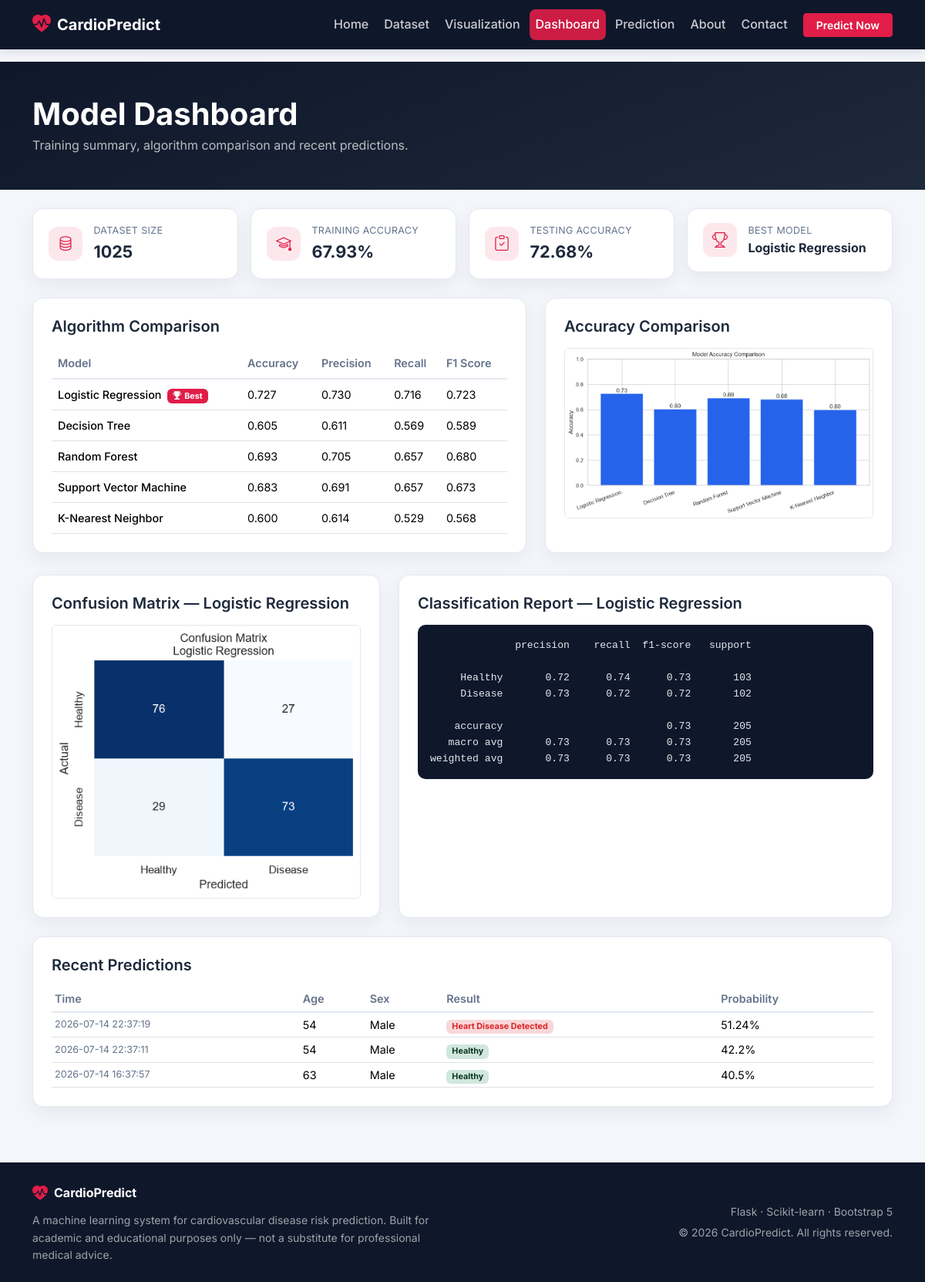
/dashboard, run on the app's committed database.
### tables this page shows
CREATE TABLE predictions (
                id INTEGER PRIMARY KEY AUTOINCREMENT,
                created_at TEXT,
                age INTEGER, sex INTEGER, cp INTEGER, trestbps INTEGER,
                chol INTEGER, fbs INTEGER, restecg INTEGER, thalach INTEGER,
                exang INTEGER, oldpeak REAL, slope INTEGER, ca INTEGER,
                thal INTEGER, result TEXT, probability REAL
        );

### app.py (the view)
@app.route("/dashboard")
def dashboard():
    metrics = load_metrics()
    return render_template(
        "dashboard.html",
        metrics=metrics,
        predictions=recent_predictions(),
    )

### app.py (called while the page is built)
def load_metrics():
    if os.path.exists(METRICS_PATH):
        with open(METRICS_PATH, "r") as f:
            return json.load(f)
    return None

def recent_predictions(limit=8):
    conn = sqlite3.connect(DB_PATH)
    conn.row_factory = sqlite3.Row
    cur = conn.cursor()
    cur.execute("SELECT * FROM predictions ORDER BY id DESC LIMIT ?", (limit,))
    rows = [dict(r) for r in cur.fetchall()]
    conn.close()
    return rows

### templates/dashboard.html (shortened to what this page needs)
{% extends "base.html" %}
{% block content %}
<section class="page-header">
  <div class="container">
    <h1 class="fw-bold mb-1">Model Dashboard</h1>
    <p class="text-muted-2 mb-0">Training summary, algorithm comparison and recent predictions.</p>
  </div>
</section>
<section class="container py-4">
  {% if not metrics %}
    <div class="panel text-center py-5">
      <i class="bi bi-exclamation-circle display-4 text-brand"></i>
      <h5 class="fw-semibold mt-3">No trained models found</h5>
      <p class="text-muted-2 mb-0">Run <code>python train_model.py</code> to train the models and populate the dashboard.</p>
    </div>
  {% else %}
    <div class="row g-3 mb-4">
      <div class="col-6 col-lg-3">
        <div class="stat-card">
          <span class="stat-card-icon"><i class="bi bi-database"></i></span>
          <div><p class="mini-label mb-0">Dataset Size</p><p class="stat-card-value">{{ metrics.dataset_size }}</p></div>
        </div>
      </div>
      <div class="col-6 col-lg-3">
        <div class="stat-card">
          <span class="stat-card-icon"><i class="bi bi-mortarboard"></i></span>
          <div><p class="mini-label mb-0">Training Accuracy</p><p class="stat-card-value">{{ '%.2f'|format(metrics.best_train_accuracy * 100) }}%</p></div>
        </div>
      </div>
      <div class="col-6 col-lg-3">
        <div class="stat-card">
          <span class="stat-card-icon"><i class="bi bi-clipboard-check"></i></span>
          <div><p class="mini-label mb-0">Testing Accuracy</p><p class="stat-card-value">{{ '%.2f'|format(metrics.best_test_accuracy * 100) }}%</p></div>
        </div>
      </div>
      <div class="col-6 col-lg-3">
        <div class="stat-card">
          <span class="stat-card-icon"><i class="bi bi-trophy"></i></span>
          <div><p class="mini-label mb-0">Best Model</p><p class="stat-card-value fs-6">{{ metrics.best_model }}</p></div>
        </div>
      </div>
    </div>
    <div class="row g-4">
      <div class="col-lg-7">
        <div class="panel h-100">
          <h5 class="fw-semibold mb-3">Algorithm Comparison</h5>
          <div class="table-responsive">
            <table class="table table-hover align-middle mb-0 comparison-table">
              <thead>
                <tr>
                  <th>Model</th><th>Accuracy</th><th>Precision</th><th>Recall</th><th>F1 Score</th>
                </tr>
              </thead>
              <tbody>
                {% for r in metrics.results %}
                <tr class="{% if r.model == metrics.best_model %}best-row{% endif %}">
                  <td class="fw-medium">
                    {{ r.model }}
                    {% if r.model == metrics.best_model %}
                      <span class="badge badge-best ms-1"><i class="bi bi-trophy-fill me-1"></i>Best</span>
                    {% endif %}
                  </td>
                  <td>{{ '%.3f'|format(r.accuracy) }}</td>
                  <td>{{ '%.3f'|format(r.precision) }}</td>
                  <td>{{ '%.3f'|format(r.recall) }}</td>
                  <td>{{ '%.3f'|format(r.f1) }}</td>
                </tr>
                {% endfor %}
              </tbody>
            </table>
          </div>
        </div>
      </div>
      <div class="col-lg-5">
        <div class="panel h-100">
          <h5 class="fw-semibold mb-3">Accuracy Comparison</h5>
          <img src="{{ url_for('static', filename='plots/model_comparison.png') }}"
               alt="Model accuracy comparison chart" class="img-fluid rounded plot-img" />
        </div>
      </div>
    </div>
    <div class="row g-4 mt-1">
      {% set best = metrics.results | selectattr('model', 'equalto', metrics.best_model) | first %}
      <div class="col-lg-5">
        <div class="panel h-100">
          <h5 class="fw-semibold mb-3">Confusion Matrix &mdash; {{ metrics.best_model }}</h5>
          <img src="{{ url_for('static', filename=best.cm_plot) }}"
               alt="Confusion matrix" class="img-fluid rounded plot-img" />
        </div>
      </div>
      <div class="col-lg-7">
        <div class="panel h-100">
          <h5 class="fw-semibold mb-3">Classification Report &mdash; {{ metrics.best_model }}</h5>
          <pre class="report-block mb-0">{{ best.classification_report }}</pre>
        </div>
      </div>
    </div>
    <div class="panel mt-4">
      <h5 class="fw-semibold mb-3">Recent Predictions</h5>
      {% if predictions %}
      <div class="table-responsive">
        <table class="table table-sm align-middle mb-0">
          <thead>
            <tr><th>Time</th><th>Age</th><th>Sex</th><th>Result</th><th>Probability</th></tr>
          </thead>
          <tbody>
            {% for p in predictions %}
            <tr>
              <td class="small text-muted-2">{{ p.created_at }}</td>
              <td>{{ p.age }}</td>
              <td>{{ 'Male' if p.sex == 1 else 'Female' }}</td>
              <td>
                {% if p.result == 'Heart Disease Detected' %}
                  <span class="badge bg-danger-subtle text-danger-2">{{ p.result }}</span>
                {% else %}
                  <span class="badge bg-success-subtle text-success-emphasis">{{ p.result }}</span>
                {% endif %}
              </td>
              <td>{{ p.probability }}%</td>
            </tr>
            {% endfor %}
          </tbody>
        </table>
      </div>
      {% else %}
      <p class="text-muted-2 mb-0">No predictions yet. Make one on the
        <a href="{{ url_for('prediction') }}">Prediction page</a>.</p>
      {% endif %}
    </div>
  {% endif %}
</section>
{% endblock %}

### templates/base.html (shortened to what this page needs)
<!DOCTYPE html>
<html lang="en">
<head>
  <link href="https://cdn.jsdelivr.net/npm/bootstrap@5.3.3/dist/css/bootstrap.min.css" rel="stylesheet" />
  <link rel="stylesheet" href="https://cdn.jsdelivr.net/npm/bootstrap-icons@1.11.3/font/bootstrap-icons.min.css" />
  <link rel="stylesheet" href="{{ url_for('static', filename='css/style.css') }}" />
</head>
<body>
  <nav class="navbar navbar-expand-lg navbar-dark sticky-top app-navbar">
    <div class="container">
      <a class="navbar-brand d-flex align-items-center gap-2" href="{{ url_for('index') }}">
        <i class="bi bi-heart-pulse-fill fs-4 text-brand"></i>
        <span class="fw-bold">CardioPredict</span>
      </a>
      <div class="collapse navbar-collapse" id="navMenu">
        <ul class="navbar-nav ms-auto align-items-lg-center gap-lg-1">
          {% set nav = [('index','Home'),('upload','Dataset'),('visualization','Visualization'),
                        ('dashboard','Dashboard'),('prediction','Prediction'),('about','About'),('contact','Contact')] %}
          {% for endpoint, label in nav %}
          <li class="nav-item">
            <a class="nav-link {% if request.endpoint == endpoint %}active{% endif %}"
               href="{{ url_for(endpoint) }}">{{ label }}</a>
          </li>
          {% endfor %}
          <li class="nav-item ms-lg-2">
            <a class="btn btn-brand btn-sm px-3" href="{{ url_for('prediction') }}">Predict Now</a>
          </li>
        </ul>
      </div>
    </div>
  </nav>
  <main>
    {% block content %}{% endblock %}
  </main>
  <footer class="app-footer mt-5">
    <div class="container py-4">
      <div class="row gy-3 align-items-center">
        <div class="col-md-6">
          <div class="d-flex align-items-center gap-2 mb-2">
            <i class="bi bi-heart-pulse-fill text-brand fs-5"></i>
            <span class="fw-bold">CardioPredict</span>
          </div>
          <p class="small text-muted-2 mb-0">
            A machine learning system for cardiovascular disease risk prediction.
            Built for academic and educational purposes only &mdash; not a substitute for professional medical advice.
          </p>
        </div>
        <div class="col-md-6 text-md-end">
          <p class="small text-muted-2 mb-1">Flask &middot; Scikit-learn &middot; Bootstrap 5</p>
          <p class="small text-muted-2 mb-0">&copy; {{ 2026 }} CardioPredict. All rights reserved.</p>
        </div>
      </div>
    </div>
  </footer>
</body>
</html>

### static/css/style.css (style rules this page uses)
:root { --brand: #e11d48; --brand-dark: #be123c; --navy: #0f172a; --navy-2: #1e293b; --bg: #f4f6fb; --surface: #ffffff; --text: #1e293b; --muted: #64748b; --border: #e2e8f0; --success: #16a34a; --danger: #dc2626; --radius: 14px; --shadow: 0 8px 24px rgba(15, 23, 42, 0.06); }
* { box-sizing: border-box; }
body { font-family: 'Inter', system-ui, -apple-system, sans-serif; background-color: var(--bg); color: var(--text); line-height: 1.6; display: flex; flex-direction: column; min-height: 100vh; }
main { flex: 1 0 auto; }
.text-brand { color: var(--brand) !important; }
.text-muted-2 { color: var(--muted) !important; }
.text-danger-2 { color: var(--danger) !important; }
.btn-brand { background-color: var(--brand); border-color: var(--brand); color: #fff; font-weight: 600; }
.app-navbar { background-color: var(--navy); box-shadow: 0 2px 12px rgba(15, 23, 42, 0.15); }
.app-navbar .nav-link { color: rgba(255, 255, 255, 0.78); font-weight: 500; padding: 0.45rem 0.85rem; border-radius: 8px; transition: color .15s, background-color .15s; }
.app-navbar .nav-link.active { color: #fff; background-color: rgba(225, 29, 72, 0.9); }
.page-header { background: linear-gradient(160deg, var(--navy) 0%, var(--navy-2) 100%); color: #fff; padding: 2.75rem 0; }
.page-header .text-muted-2 { color: rgba(255, 255, 255, 0.7) !important; }
.panel { background: var(--surface); border: 1px solid var(--border); border-radius: var(--radius); padding: 1.5rem; box-shadow: var(--shadow); }
.mini-stat, .stat-card { background: var(--surface); border: 1px solid var(--border); border-radius: var(--radius); padding: 1.1rem 1.25rem; box-shadow: var(--shadow); }
.stat-card { display: flex; align-items: center; gap: .9rem; }
.stat-card-icon { width: 44px; height: 44px; flex-shrink: 0; display: inline-flex; align-items: center; justify-content: center; border-radius: 12px; background-color: rgba(225, 29, 72, 0.1); color: var(--brand); font-size: 1.25rem; }
.mini-label { color: var(--muted); font-size: .78rem; margin-bottom: .2rem; text-transform: uppercase; letter-spacing: .03em; }
.stat-card-value { font-size: 1.35rem; font-weight: 700; margin: 0; }
.table { color: var(--text); font-size: .9rem; }
.table thead th { color: var(--muted); font-weight: 600; border-bottom: 2px solid var(--border); }
.comparison-table .best-row { background-color: rgba(225, 29, 72, 0.06); }
.badge-best { background-color: var(--brand); color: #fff; }
.report-block { background: var(--navy); color: #e2e8f0; border-radius: 10px; padding: 1rem; font-size: .82rem; overflow-x: auto; }
.plot-img { border: 1px solid var(--border); border-radius: 10px; width: 100%; }
.app-footer { background-color: var(--navy); color: #fff; flex-shrink: 0; }
.app-footer .text-muted-2 { color: rgba(255, 255, 255, 0.6) !important; }

### data on the page
predictions: created_at "2026-07-14 22:37:19", age "54", sex "Male", result "Heart Disease Detected", probability "51.24"
predictions: created_at "2026-07-14 22:37:11", age "54", sex "Male", result "Healthy", probability "42.2"
predictions: created_at "2026-07-14 16:37:57", age "63", sex "Male", result "Healthy", probability "40.5"

### other printed values
{{ label }} "Home" "Dataset" "Visualization" "Dashboard" "Prediction" "About" "Contact"
{{ metrics.dataset_size }} "1025"
{{ '%.2f'|format(metrics.best_train_accuracy * 100) }} "67.93"
{{ '%.2f'|format(metrics.best_test_accuracy * 100) }} "72.68"
{{ metrics.best_model }} "Logistic Regression"
{{ r.model }} "Logistic Regression" "Decision Tree" "Random Forest" "Support Vector Machine" "K-Nearest Neighbor"
{{ '%.3f'|format(r.accuracy) }} "0.727" "0.605" "0.693" "0.683" "0.600"
{{ '%.3f'|format(r.precision) }} "0.730" "0.611" "0.705" "0.691" "0.614"
{{ '%.3f'|format(r.recall) }} "0.716" "0.569" "0.657" "0.657" "0.529"
{{ '%.3f'|format(r.f1) }} "0.723" "0.589" "0.680" "0.673" "0.568"
{{ best.classification_report }} "precision recall f1-score support Healthy 0.72 0.74 0.73 103 Disease 0.73 0.72 0.72 102 accuracy 0.73 205 macro avg 0.73 0.73 0.73 205 weighted avg 0.73 0.73 0.73 205"
{{ 2026 }} "2026"
